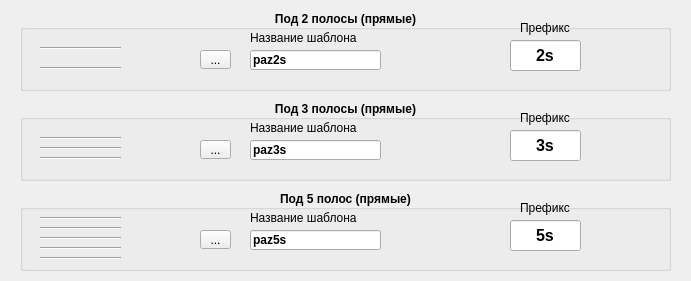
      <widget class="QWidget" name="page_pazpr">
       <property name="geometry">
        <rect>
         <x>0</x>
         <y>0</y>
         <width>691</width>
         <height>281</height>
        </rect>
       </property>
       <attribute name="icon">
        <iconset>
         <normaloff>ico/Icons8-Ios7-Editing-Line-Width.ico</normaloff>ico/Icons8-Ios7-Editing-Line-Width.ico</iconset>
       </attribute>
       <attribute name="label">
        <string>Настройки для вкладки Пазы прямые</string>
       </attribute>
       <widget class="QGroupBox" name="groupBox_11">
        <property name="geometry">
         <rect>
          <x>20</x>
          <y>10</y>
          <width>651</width>
          <height>81</height>
         </rect>
        </property>
        <property name="font">
         <font>
          <weight>75</weight>
          <bold>true</bold>
         </font>
        </property>
        <property name="title">
         <string>Под 2 полосы (прямые)</string>
        </property>
        <property name="alignment">
         <set>Qt::AlignCenter</set>
        </property>
        <widget class="QLineEdit" name="lineEdit_pazpr2_template">
         <property name="geometry">
          <rect>
           <x>230</x>
           <y>40</y>
           <width>131</width>
           <height>20</height>
          </rect>
         </property>
         <property name="text">
          <string>paz2s</string>
         </property>
        </widget>
        <widget class="QToolButton" name="toolButton_select_pazpr2_template">
         <property name="geometry">
          <rect>
           <x>180</x>
           <y>40</y>
           <width>31</width>
           <height>19</height>
          </rect>
         </property>
         <property name="font">
          <font>
           <weight>50</weight>
           <bold>false</bold>
          </font>
         </property>
         <property name="text">
          <string>...</string>
         </property>
        </widget>
        <widget class="QLineEdit" name="lineEdit_pazpr2_prefix">
         <property name="geometry">
          <rect>
           <x>490</x>
           <y>30</y>
           <width>71</width>
           <height>31</height>
          </rect>
         </property>
         <property name="font">
          <font>
           <pointsize>12</pointsize>
          </font>
         </property>
         <property name="text">
          <string>2s</string>
         </property>
         <property name="alignment">
          <set>Qt::AlignCenter</set>
         </property>
        </widget>
        <widget class="QLabel" name="label_27">
         <property name="geometry">
          <rect>
           <x>230</x>
           <y>20</y>
           <width>121</width>
           <height>16</height>
          </rect>
         </property>
         <property name="font">
          <font>
           <weight>50</weight>
           <bold>false</bold>
          </font>
         </property>
         <property name="text">
          <string>Название шаблона</string>
         </property>
        </widget>
        <widget class="QLabel" name="label_28">
         <property name="geometry">
          <rect>
           <x>500</x>
           <y>10</y>
           <width>61</width>
           <height>16</height>
          </rect>
         </property>
         <property name="font">
          <font>
           <weight>50</weight>
           <bold>false</bold>
          </font>
         </property>
         <property name="text">
          <string>Префикс</string>
         </property>
        </widget>
        <widget class="Line" name="line_6">
         <property name="geometry">
          <rect>
           <x>20</x>
           <y>30</y>
           <width>81</width>
           <height>16</height>
          </rect>
         </property>
         <property name="orientation">
          <enum>Qt::Horizontal</enum>
         </property>
        </widget>
        <widget class="Line" name="line_7">
         <property name="geometry">
          <rect>
           <x>20</x>
           <y>50</y>
           <width>81</width>
           <height>16</height>
          </rect>
         </property>
         <property name="orientation">
          <enum>Qt::Horizontal</enum>
         </property>
        </widget>
       </widget>
       <widget class="QGroupBox" name="groupBox_12">
        <property name="geometry">
         <rect>
          <x>20</x>
          <y>100</y>
          <width>651</width>
          <height>81</height>
         </rect>
        </property>
        <property name="font">
         <font>
          <weight>75</weight>
          <bold>true</bold>
         </font>
        </property>
        <property name="title">
         <string>Под 3 полосы (прямые)</string>
        </property>
        <property name="alignment">
         <set>Qt::AlignCenter</set>
        </property>
        <widget class="QLineEdit" name="lineEdit_pazpr3_template">
         <property name="geometry">
          <rect>
           <x>230</x>
           <y>40</y>
           <width>131</width>
           <height>20</height>
          </rect>
         </property>
         <property name="text">
          <string>paz3s</string>
         </property>
        </widget>
        <widget class="QToolButton" name="toolButton_select_pazpr3_template">
         <property name="geometry">
          <rect>
           <x>180</x>
           <y>40</y>
           <width>31</width>
           <height>19</height>
          </rect>
         </property>
         <property name="font">
          <font>
           <weight>50</weight>
           <bold>false</bold>
          </font>
         </property>
         <property name="text">
          <string>...</string>
         </property>
        </widget>
        <widget class="QLineEdit" name="lineEdit_pazpr3_prefix">
         <property name="geometry">
          <rect>
           <x>490</x>
           <y>30</y>
           <width>71</width>
           <height>31</height>
          </rect>
         </property>
         <property name="font">
          <font>
           <pointsize>12</pointsize>
          </font>
         </property>
         <property name="text">
          <string>3s</string>
         </property>
         <property name="alignment">
          <set>Qt::AlignCenter</set>
         </property>
        </widget>
        <widget class="QLabel" name="label_29">
         <property name="geometry">
          <rect>
           <x>230</x>
           <y>20</y>
           <width>121</width>
           <height>16</height>
          </rect>
         </property>
         <property name="font">
          <font>
           <weight>50</weight>
           <bold>false</bold>
          </font>
         </property>
         <property name="text">
          <string>Название шаблона</string>
         </property>
        </widget>
        <widget class="QLabel" name="label_30">
         <property name="geometry">
          <rect>
           <x>500</x>
           <y>10</y>
           <width>61</width>
           <height>16</height>
          </rect>
         </property>
         <property name="font">
          <font>
           <weight>50</weight>
           <bold>false</bold>
          </font>
         </property>
         <property name="text">
          <string>Префикс</string>
         </property>
        </widget>
        <widget class="Line" name="line_8">
         <property name="geometry">
          <rect>
           <x>20</x>
           <y>30</y>
           <width>81</width>
           <height>16</height>
          </rect>
         </property>
         <property name="orientation">
          <enum>Qt::Horizontal</enum>
         </property>
        </widget>
        <widget class="Line" name="line_9">
         <property name="geometry">
          <rect>
           <x>20</x>
           <y>50</y>
           <width>81</width>
           <height>16</height>
          </rect>
         </property>
         <property name="orientation">
          <enum>Qt::Horizontal</enum>
         </property>
        </widget>
        <widget class="Line" name="line_12">
         <property name="geometry">
          <rect>
           <x>20</x>
           <y>40</y>
           <width>81</width>
           <height>16</height>
          </rect>
         </property>
         <property name="orientation">
          <enum>Qt::Horizontal</enum>
         </property>
        </widget>
       </widget>
       <widget class="QGroupBox" name="groupBox_13">
        <property name="geometry">
         <rect>
          <x>20</x>
          <y>190</y>
          <width>651</width>
          <height>81</height>
         </rect>
        </property>
        <property name="font">
         <font>
          <weight>75</weight>
          <bold>true</bold>
         </font>
        </property>
        <property name="title">
         <string>Под 5 полос (прямые)</string>
        </property>
        <property name="alignment">
         <set>Qt::AlignCenter</set>
        </property>
        <widget class="QLineEdit" name="lineEdit_pazpr5_template">
         <property name="geometry">
          <rect>
           <x>230</x>
           <y>40</y>
           <width>131</width>
           <height>20</height>
          </rect>
         </property>
         <property name="text">
          <string>paz5s</string>
         </property>
        </widget>
        <widget class="QToolButton" name="toolButton_select_pazpr5_template">
         <property name="geometry">
          <rect>
           <x>180</x>
           <y>40</y>
           <width>31</width>
           <height>19</height>
          </rect>
         </property>
         <property name="font">
          <font>
           <weight>50</weight>
           <bold>false</bold>
          </font>
         </property>
         <property name="text">
          <string>...</string>
         </property>
        </widget>
        <widget class="QLineEdit" name="lineEdit_pazpr5_prefix">
         <property name="geometry">
          <rect>
           <x>490</x>
           <y>30</y>
           <width>71</width>
           <height>31</height>
          </rect>
         </property>
         <property name="font">
          <font>
           <pointsize>12</pointsize>
          </font>
         </property>
         <property name="text">
          <string>5s</string>
         </property>
         <property name="alignment">
          <set>Qt::AlignCenter</set>
         </property>
        </widget>
        <widget class="QLabel" name="label_31">
         <property name="geometry">
          <rect>
           <x>230</x>
           <y>20</y>
           <width>121</width>
           <height>16</height>
          </rect>
         </property>
         <property name="font">
          <font>
           <weight>50</weight>
           <bold>false</bold>
          </font>
         </property>
         <property name="text">
          <string>Название шаблона</string>
         </property>
        </widget>
        <widget class="QLabel" name="label_32">
         <property name="geometry">
          <rect>
           <x>500</x>
           <y>10</y>
           <width>61</width>
           <height>16</height>
          </rect>
         </property>
         <property name="font">
          <font>
           <weight>50</weight>
           <bold>false</bold>
          </font>
         </property>
         <property name="text">
          <string>Префикс</string>
         </property>
        </widget>
        <widget class="Line" name="line_10">
         <property name="geometry">
          <rect>
           <x>20</x>
           <y>50</y>
           <width>81</width>
           <height>16</height>
          </rect>
         </property>
         <property name="orientation">
          <enum>Qt::Horizontal</enum>
         </property>
        </widget>
        <widget class="Line" name="line_13">
         <property name="geometry">
          <rect>
           <x>20</x>
           <y>40</y>
           <width>81</width>
           <height>16</height>
          </rect>
         </property>
         <property name="orientation">
          <enum>Qt::Horizontal</enum>
         </property>
        </widget>
        <widget class="Line" name="line_11">
         <property name="geometry">
          <rect>
           <x>20</x>
           <y>30</y>
           <width>81</width>
           <height>16</height>
          </rect>
         </property>
         <property name="orientation">
          <enum>Qt::Horizontal</enum>
         </property>
        </widget>
        <widget class="Line" name="line_14">
         <property name="geometry">
          <rect>
           <x>20</x>
           <y>20</y>
           <width>81</width>
           <height>16</height>
          </rect>
         </property>
         <property name="orientation">
          <enum>Qt::Horizontal</enum>
         </property>
        </widget>
        <widget class="Line" name="line_15">
         <property name="geometry">
          <rect>
           <x>20</x>
           <y>60</y>
           <width>81</width>
           <height>16</height>
          </rect>
         </property>
         <property name="orientation">
          <enum>Qt::Horizontal</enum>
         </property>
        </widget>
       </widget>
      </widget>
